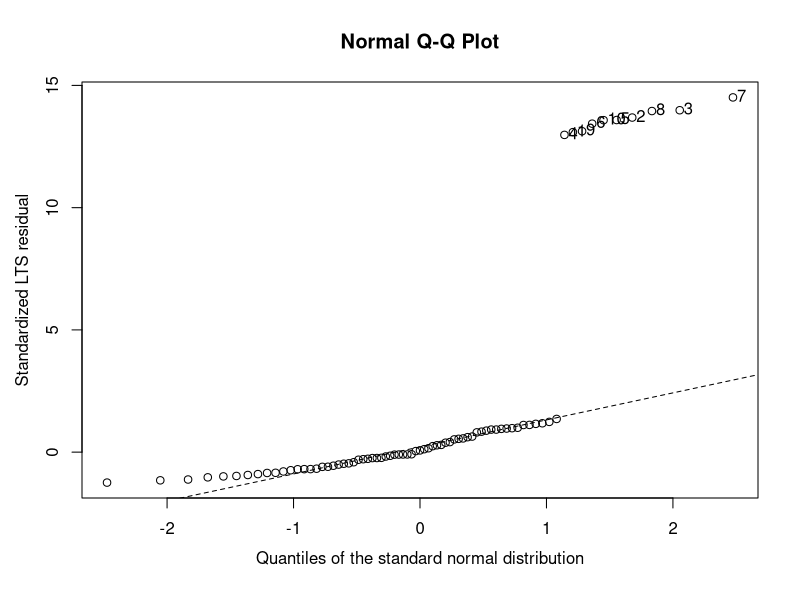

Generate this figure with R:
library(robustbase)


### Name: plot.lts
### Title: Robust LTS Regression Diagnostic Plots
### Aliases: plot.lts ltsPlot
### Keywords: hplot multivariate

### ** Examples

data(hbk)
lts <- ltsReg(Y ~ ., data = hbk)
lts
plot(lts, which = "rqq") 
